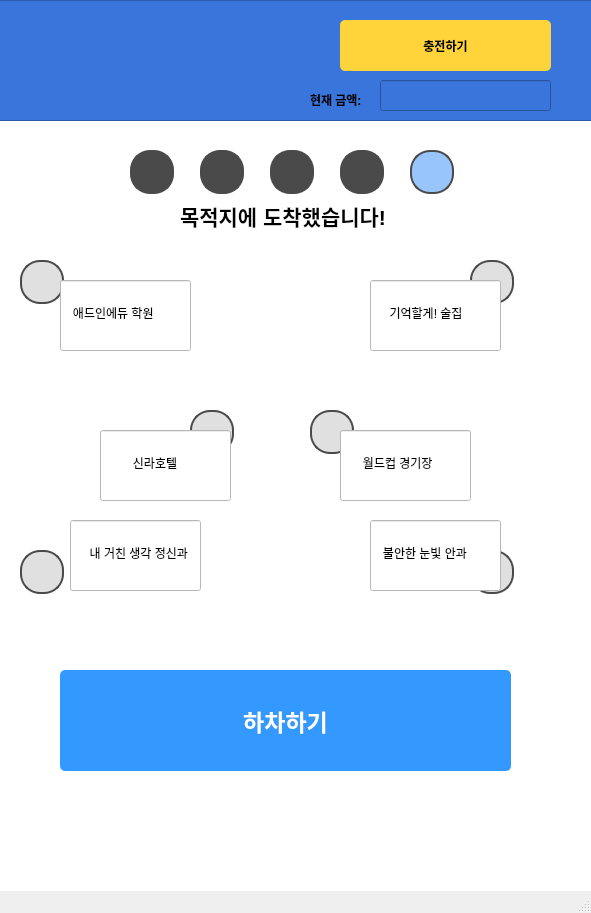
<?xml version="1.0" encoding="UTF-8"?>
<ui version="4.0">
 <class>MainWindow</class>
 <widget class="QMainWindow" name="MainWindow">
  <property name="geometry">
   <rect>
    <x>0</x>
    <y>0</y>
    <width>591</width>
    <height>913</height>
   </rect>
  </property>
  <property name="windowTitle">
   <string>MainWindow</string>
  </property>
  <widget class="QWidget" name="centralwidget">
   <property name="styleSheet">
    <string notr="true">background-color: white;
</string>
   </property>
   <widget class="QWidget" name="verticalLayoutWidget">
    <property name="geometry">
     <rect>
      <x>-10</x>
      <y>0</y>
      <width>621</width>
      <height>121</height>
     </rect>
    </property>
    <layout class="QVBoxLayout" name="verticalLayout">
     <item>
      <widget class="QFrame" name="frame">
       <property name="styleSheet">
        <string notr="true">background-color: #3A75DB
</string>
       </property>
       <property name="frameShape">
        <enum>QFrame::StyledPanel</enum>
       </property>
       <property name="frameShadow">
        <enum>QFrame::Raised</enum>
       </property>
       <widget class="QToolButton" name="ChargeBtn">
        <property name="geometry">
         <rect>
          <x>350</x>
          <y>20</y>
          <width>211</width>
          <height>51</height>
         </rect>
        </property>
        <property name="styleSheet">
         <string notr="true">background-color: #FFD43B;
color: black;
font-weight: bold;
border-radius: 5px;
padding: 5px 10px;
</string>
        </property>
        <property name="text">
         <string>충전하기</string>
        </property>
       </widget>
       <widget class="QLineEdit" name="Logo">
        <property name="geometry">
         <rect>
          <x>30</x>
          <y>20</y>
          <width>81</width>
          <height>71</height>
         </rect>
        </property>
        <property name="styleSheet">
         <string notr="true">QLineEdit {
    background-image: url(/home/lim/dev_ws/addintexi/UserGUI/data/icon/logo.png);
    background-repeat: no-repeat;
    background-position: center;
    background-size: cover; 
    border: none;
    padding: 0px;
}
</string>
        </property>
       </widget>
       <widget class="QLineEdit" name="LeftMoney">
        <property name="geometry">
         <rect>
          <x>390</x>
          <y>80</y>
          <width>171</width>
          <height>31</height>
         </rect>
        </property>
        <property name="readOnly">
         <bool>true</bool>
        </property>
       </widget>
       <widget class="QLabel" name="label_3">
        <property name="geometry">
         <rect>
          <x>320</x>
          <y>90</y>
          <width>66</width>
          <height>19</height>
         </rect>
        </property>
        <property name="font">
         <font>
          <weight>75</weight>
          <bold>true</bold>
         </font>
        </property>
        <property name="text">
         <string>현재 금액:</string>
        </property>
       </widget>
      </widget>
     </item>
    </layout>
   </widget>
   <widget class="QLineEdit" name="Prograss1">
    <property name="geometry">
     <rect>
      <x>130</x>
      <y>150</y>
      <width>44</width>
      <height>44</height>
     </rect>
    </property>
    <property name="styleSheet">
     <string notr="true">QLineEdit {
    background-color: #4A4A4A; /* 배경색 - 회색 */
    color: #000000;           /* 텍스트 색상 - 검정 */
    border: 2px solid #4A4A4A; /* 테두리 - 회색 */
    border-radius: 20px;       /* 반지름을 크기에 맞춰 조정 */
    min-width: 40px;           /* 최소 너비 (원 크기) */
    min-height: 40px;          /* 최소 높이 (원 크기) */
    max-width: 40px;
    max-height: 40px;
    padding: 0px;
    text-align: center;
}</string>
    </property>
   </widget>
   <widget class="QLineEdit" name="Prograss2">
    <property name="geometry">
     <rect>
      <x>200</x>
      <y>150</y>
      <width>44</width>
      <height>44</height>
     </rect>
    </property>
    <property name="styleSheet">
     <string notr="true">QLineEdit {
    background-color: #4A4A4A; /* 배경색 - 회색 */
    color: #000000;           /* 텍스트 색상 - 검정 */
    border: 2px solid #4A4A4A; /* 테두리 - 회색 */
    border-radius: 20px;       /* 반지름을 크기에 맞춰 조정 */
    min-width: 40px;           /* 최소 너비 (원 크기) */
    min-height: 40px;          /* 최소 높이 (원 크기) */
    max-width: 40px;
    max-height: 40px;
    padding: 0px;
    text-align: center;
}</string>
    </property>
   </widget>
   <widget class="QLineEdit" name="Prograss3">
    <property name="geometry">
     <rect>
      <x>270</x>
      <y>150</y>
      <width>44</width>
      <height>44</height>
     </rect>
    </property>
    <property name="styleSheet">
     <string notr="true">QLineEdit {
    background-color: #4A4A4A; /* 배경색 - 회색 */
    color: #000000;           /* 텍스트 색상 - 검정 */
    border: 2px solid #4A4A4A; /* 테두리 - 회색 */
    border-radius: 20px;       /* 반지름을 크기에 맞춰 조정 */
    min-width: 40px;           /* 최소 너비 (원 크기) */
    min-height: 40px;          /* 최소 높이 (원 크기) */
    max-width: 40px;
    max-height: 40px;
    padding: 0px;
    text-align: center;
}</string>
    </property>
   </widget>
   <widget class="QLineEdit" name="Prograss4">
    <property name="geometry">
     <rect>
      <x>340</x>
      <y>150</y>
      <width>44</width>
      <height>44</height>
     </rect>
    </property>
    <property name="styleSheet">
     <string notr="true">QLineEdit {
    background-color: #4A4A4A; /* 배경색 - 회색 */
    color: #000000;           /* 텍스트 색상 - 검정 */
    border: 2px solid #4A4A4A; /* 테두리 - 회색 */
    border-radius: 20px;       /* 반지름을 크기에 맞춰 조정 */
    min-width: 40px;           /* 최소 너비 (원 크기) */
    min-height: 40px;          /* 최소 높이 (원 크기) */
    max-width: 40px;
    max-height: 40px;
    padding: 0px;
    text-align: center;
}</string>
    </property>
   </widget>
   <widget class="QLineEdit" name="Prograss5">
    <property name="geometry">
     <rect>
      <x>410</x>
      <y>150</y>
      <width>44</width>
      <height>44</height>
     </rect>
    </property>
    <property name="styleSheet">
     <string notr="true">QLineEdit {
    background-color: #98C5FC;  /* 파란색 */
    color: #000000;
    border: 2px solid #4A4A4A; /* 테두리 - 회색 */
    border-radius: 20px;       /* 반지름을 크기에 맞춰 조정 */
    min-width: 40px;           /* 최소 너비 (원 크기) */
    min-height: 40px;          /* 최소 높이 (원 크기) */
    max-width: 40px;
    max-height: 40px;
    padding: 0px;
    text-align: center;
}</string>
    </property>
   </widget>
   <widget class="QLineEdit" name="Map">
    <property name="geometry">
     <rect>
      <x>20</x>
      <y>260</y>
      <width>521</width>
      <height>351</height>
     </rect>
    </property>
    <property name="styleSheet">
     <string notr="true">QLineEdit {
    background-image: url(/home/lim/dev_ws/addintexi/UserGUI/data/map/map.png);
    background-repeat: no-repeat;
    background-position: center;
    background-size: cover; 
    border: none;
    padding: 0px;
}</string>
    </property>
   </widget>
   <widget class="QLineEdit" name="Icon1">
    <property name="geometry">
     <rect>
      <x>20</x>
      <y>260</y>
      <width>44</width>
      <height>44</height>
     </rect>
    </property>
    <property name="styleSheet">
     <string notr="true">QLineEdit {
    background-color: #E0E0E0; /* 배경색 - 회색 */
    color: #000000;           /* 텍스트 색상 - 검정 */
    border: 2px solid #4A4A4A; /* 테두리 - 회색 */
    border-radius: 20px;       /* 반지름을 크기에 맞춰 조정 */
    min-width: 40px;           /* 최소 너비 (원 크기) */
    min-height: 40px;          /* 최소 높이 (원 크기) */
    max-width: 40px;
    max-height: 40px;
    padding: 0px;
    text-align: center;
}</string>
    </property>
   </widget>
   <widget class="QLineEdit" name="Icon2">
    <property name="geometry">
     <rect>
      <x>470</x>
      <y>260</y>
      <width>44</width>
      <height>44</height>
     </rect>
    </property>
    <property name="styleSheet">
     <string notr="true">QLineEdit {
    background-color: #E0E0E0; /* 배경색 - 회색 */
    color: #000000;           /* 텍스트 색상 - 검정 */
    border: 2px solid #4A4A4A; /* 테두리 - 회색 */
    border-radius: 20px;       /* 반지름을 크기에 맞춰 조정 */
    min-width: 40px;           /* 최소 너비 (원 크기) */
    min-height: 40px;          /* 최소 높이 (원 크기) */
    max-width: 40px;
    max-height: 40px;
    padding: 0px;
    text-align: center;
}</string>
    </property>
   </widget>
   <widget class="QLineEdit" name="Icon4">
    <property name="geometry">
     <rect>
      <x>470</x>
      <y>550</y>
      <width>44</width>
      <height>44</height>
     </rect>
    </property>
    <property name="styleSheet">
     <string notr="true">QLineEdit {
    background-color: #E0E0E0; /* 배경색 - 회색 */
    color: #000000;           /* 텍스트 색상 - 검정 */
    border: 2px solid #4A4A4A; /* 테두리 - 회색 */
    border-radius: 20px;       /* 반지름을 크기에 맞춰 조정 */
    min-width: 40px;           /* 최소 너비 (원 크기) */
    min-height: 40px;          /* 최소 높이 (원 크기) */
    max-width: 40px;
    max-height: 40px;
    padding: 0px;
    text-align: center;
}</string>
    </property>
   </widget>
   <widget class="QLineEdit" name="Icon3">
    <property name="geometry">
     <rect>
      <x>20</x>
      <y>550</y>
      <width>44</width>
      <height>44</height>
     </rect>
    </property>
    <property name="styleSheet">
     <string notr="true">QLineEdit {
    background-color: #E0E0E0; /* 배경색 - 회색 */
    color: #000000;           /* 텍스트 색상 - 검정 */
    border: 2px solid #4A4A4A; /* 테두리 - 회색 */
    border-radius: 20px;       /* 반지름을 크기에 맞춰 조정 */
    min-width: 40px;           /* 최소 너비 (원 크기) */
    min-height: 40px;          /* 최소 높이 (원 크기) */
    max-width: 40px;
    max-height: 40px;
    padding: 0px;
    text-align: center;
}</string>
    </property>
   </widget>
   <widget class="QLineEdit" name="Icon5">
    <property name="geometry">
     <rect>
      <x>190</x>
      <y>410</y>
      <width>44</width>
      <height>44</height>
     </rect>
    </property>
    <property name="styleSheet">
     <string notr="true">QLineEdit {
    background-color: #E0E0E0; /* 배경색 - 회색 */
    color: #000000;           /* 텍스트 색상 - 검정 */
    border: 2px solid #4A4A4A; /* 테두리 - 회색 */
    border-radius: 20px;       /* 반지름을 크기에 맞춰 조정 */
    min-width: 40px;           /* 최소 너비 (원 크기) */
    min-height: 40px;          /* 최소 높이 (원 크기) */
    max-width: 40px;
    max-height: 40px;
    padding: 0px;
    text-align: center;
}</string>
    </property>
   </widget>
   <widget class="QLineEdit" name="Icon6">
    <property name="geometry">
     <rect>
      <x>310</x>
      <y>410</y>
      <width>44</width>
      <height>44</height>
     </rect>
    </property>
    <property name="styleSheet">
     <string notr="true">QLineEdit {
    background-color: #E0E0E0; /* 배경색 - 회색 */
    color: #000000;           /* 텍스트 색상 - 검정 */
    border: 2px solid #4A4A4A; /* 테두리 - 회색 */
    border-radius: 20px;       /* 반지름을 크기에 맞춰 조정 */
    min-width: 40px;           /* 최소 너비 (원 크기) */
    min-height: 40px;          /* 최소 높이 (원 크기) */
    max-width: 40px;
    max-height: 40px;
    padding: 0px;
    text-align: center;
}</string>
    </property>
   </widget>
   <widget class="QLineEdit" name="Info1">
    <property name="geometry">
     <rect>
      <x>60</x>
      <y>280</y>
      <width>131</width>
      <height>71</height>
     </rect>
    </property>
    <property name="text">
     <string>   애드인에듀 학원</string>
    </property>
    <property name="readOnly">
     <bool>false</bool>
    </property>
   </widget>
   <widget class="QLineEdit" name="Info2">
    <property name="geometry">
     <rect>
      <x>370</x>
      <y>280</y>
      <width>131</width>
      <height>71</height>
     </rect>
    </property>
    <property name="text">
     <string>     기억할게! 술집</string>
    </property>
    <property name="readOnly">
     <bool>false</bool>
    </property>
   </widget>
   <widget class="QLineEdit" name="Info5">
    <property name="geometry">
     <rect>
      <x>100</x>
      <y>430</y>
      <width>131</width>
      <height>71</height>
     </rect>
    </property>
    <property name="text">
     <string>         신라호텔</string>
    </property>
    <property name="readOnly">
     <bool>false</bool>
    </property>
   </widget>
   <widget class="QLineEdit" name="Info6">
    <property name="geometry">
     <rect>
      <x>340</x>
      <y>430</y>
      <width>131</width>
      <height>71</height>
     </rect>
    </property>
    <property name="text">
     <string>      월드컵 경기장</string>
    </property>
    <property name="readOnly">
     <bool>false</bool>
    </property>
   </widget>
   <widget class="QLineEdit" name="Info3">
    <property name="geometry">
     <rect>
      <x>70</x>
      <y>520</y>
      <width>131</width>
      <height>71</height>
     </rect>
    </property>
    <property name="text">
     <string>     내 거친 생각 정신과</string>
    </property>
    <property name="readOnly">
     <bool>false</bool>
    </property>
   </widget>
   <widget class="QLineEdit" name="Info4">
    <property name="geometry">
     <rect>
      <x>370</x>
      <y>520</y>
      <width>131</width>
      <height>71</height>
     </rect>
    </property>
    <property name="text">
     <string>   불안한 눈빛 안과</string>
    </property>
    <property name="readOnly">
     <bool>false</bool>
    </property>
   </widget>
   <widget class="QPushButton" name="CheckBtn">
    <property name="geometry">
     <rect>
      <x>60</x>
      <y>670</y>
      <width>451</width>
      <height>101</height>
     </rect>
    </property>
    <property name="font">
     <font>
      <pointsize>17</pointsize>
      <weight>75</weight>
      <bold>true</bold>
     </font>
    </property>
    <property name="styleSheet">
     <string notr="true">background-color: #3399FF;
color: white;
font-weight: bold;
border-radius: 5px;
padding: 5px 10px;</string>
    </property>
    <property name="text">
     <string>하차하기</string>
    </property>
   </widget>
   <widget class="QLabel" name="label_5">
    <property name="geometry">
     <rect>
      <x>180</x>
      <y>200</y>
      <width>461</width>
      <height>31</height>
     </rect>
    </property>
    <property name="font">
     <font>
      <pointsize>16</pointsize>
      <weight>75</weight>
      <bold>true</bold>
     </font>
    </property>
    <property name="text">
     <string>목적지에 도착했습니다!</string>
    </property>
   </widget>
  </widget>
  <widget class="QStatusBar" name="statusbar"/>
 </widget>
 <resources/>
 <connections/>
</ui>
